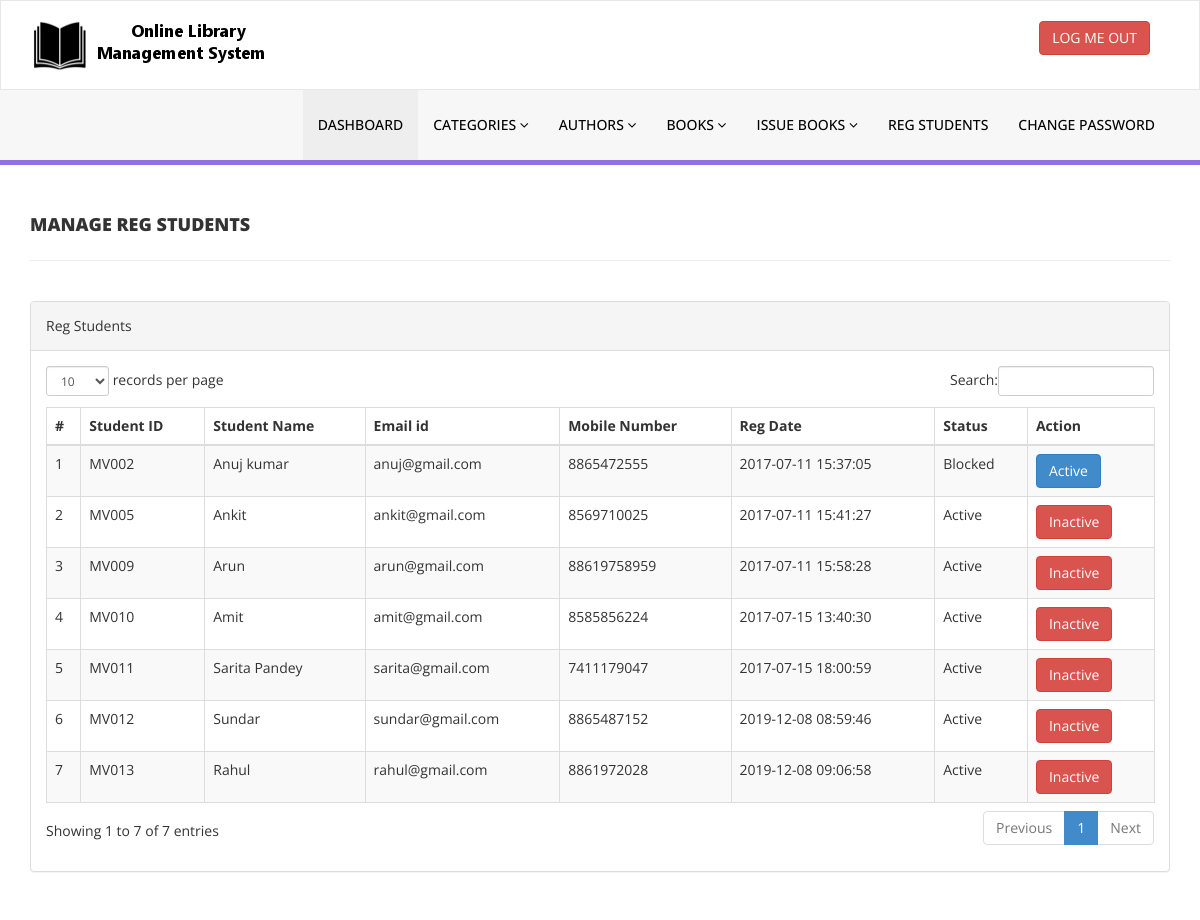
The page /library/admin/reg-students.php (signed in) on the database its author committed.
### tables this page shows
CREATE TABLE `tblstudents` (
  `id` int(11) NOT NULL,
  `StudentId` varchar(100) DEFAULT NULL,
  `FullName` varchar(120) DEFAULT NULL,
  `EmailId` varchar(120) DEFAULT NULL,
  `MobileNumber` char(11) DEFAULT NULL,
  `Password` varchar(120) DEFAULT NULL,
  `Status` int(1) DEFAULT NULL,
  `RegDate` timestamp NULL DEFAULT current_timestamp(),
  `UpdationDate` timestamp NULL DEFAULT NULL ON UPDATE current_timestamp()
);

### library/admin/reg-students.php (the view, shortened to what this page needs)
<?php
include('includes/config.php');
if(strlen($_SESSION['alogin'])==0)
    {
header('location:index.php');
}
else{
    ?>
<!DOCTYPE html>
<html xmlns="http://www.w3.org/1999/xhtml">
<head>
    <link href="assets/css/bootstrap.css" rel="stylesheet" />
    <link href="assets/css/font-awesome.css" rel="stylesheet" />
    <link href="assets/js/dataTables/dataTables.bootstrap.css" rel="stylesheet" />
    <link href="assets/css/style.css" rel="stylesheet" />
</head>
<body>
<?php include('includes/header.php');?>
    <div class="content-wrapper">
         <div class="container">
        <div class="row pad-botm">
            <div class="col-md-12">
                <h4 class="header-line">Manage Reg Students</h4>
    </div>
        </div>
            <div class="row">
                <div class="col-md-12">
                    <div class="panel panel-default">
                        <div class="panel-heading">
                          Reg Students
                        </div>
                        <div class="panel-body">
                            <div class="table-responsive">
                                <table class="table table-striped table-bordered table-hover" id="dataTables-example">
                                    <thead>
                                        <tr>
                                            <th>#</th>
                                            <th>Student ID</th>
                                            <th>Student Name</th>
                                            <th>Email id </th>
                                            <th>Mobile Number</th>
                                            <th>Reg Date</th>
                                            <th>Status</th>
                                            <th>Action</th>
                                        </tr>
                                    </thead>
                                    <tbody>
<?php $sql = "SELECT * from tblstudents";
$query = $dbh -> prepare($sql);
$query->execute();
$results=$query->fetchAll(PDO::FETCH_OBJ);
$cnt=1;
if($query->rowCount() > 0)
{
foreach($results as $result)
{               ?>
                                        <tr class="odd gradeX">
                                            <td class="center"><?php echo htmlentities($cnt);?></td>
                                            <td class="center"><?php echo htmlentities($result->StudentId);?></td>
                                            <td class="center"><?php echo htmlentities($result->FullName);?></td>
                                            <td class="center"><?php echo htmlentities($result->EmailId);?></td>
                                            <td class="center"><?php echo htmlentities($result->MobileNumber);?></td>
                                             <td class="center"><?php echo htmlentities($result->RegDate);?></td>
                                            <td class="center"><?php if($result->Status==1)
                                            {
                                                echo htmlentities("Active");
                                            } else {
                                            echo htmlentities("Blocked");
}
                                            ?></td>
                                            <td class="center">
<?php if($result->Status==1)
 {?>
<a href="reg-students.php?inid=<?php echo htmlentities($result->id);?>" onclick="return confirm('Are you sure you want to block this student?');"" >  <button class="btn btn-danger"> Inactive</button>
<?php } else {?>
                                            <a href="reg-students.php?id=<?php echo htmlentities($result->id);?>" onclick="return confirm('Are you sure you want to active this student?');""><button class="btn btn-primary"> Active</button>
                                            <?php } ?>
                                            </td>
                                        </tr>
 <?php $cnt=$cnt+1;}} ?>
                                    </tbody>
                                </table>
                            </div>
                        </div>
                    </div>
                </div>
            </div>
    </div>
    </div>
</body>
</html>
<?php } ?>

### library/admin/assets/css/style.css (style rules this page uses)
.content-wrapper { margin-top: 40px; min-height:800px; padding-bottom:90px; }
.header-line { font-weight:900; padding-bottom:25px; border-bottom:1px solid #eeeeee; text-transform:uppercase; }
.pad-botm { padding-bottom:30px; }

### rows shown on the page
tblstudents: StudentId "MV002", FullName "Anuj kumar", EmailId "anuj@gmail.com", MobileNumber "8865472555", RegDate "2017-07-11 15:37:05"
tblstudents: StudentId "MV005", FullName "Ankit", EmailId "ankit@gmail.com", MobileNumber "8569710025", RegDate "2017-07-11 15:41:27"
tblstudents: StudentId "MV009", FullName "Arun", EmailId "arun@gmail.com", MobileNumber "88619758959", RegDate "2017-07-11 15:58:28"
tblstudents: StudentId "MV010", FullName "Amit", EmailId "amit@gmail.com", MobileNumber "8585856224", RegDate "2017-07-15 13:40:30"
tblstudents: StudentId "MV011", FullName "Sarita Pandey", EmailId "sarita@gmail.com", MobileNumber "7411179047", RegDate "2017-07-15 18:00:59"
tblstudents: StudentId "MV012", FullName "Sundar", EmailId "sundar@gmail.com", MobileNumber "8865487152", RegDate "2019-12-08 08:59:46"
tblstudents: StudentId "MV013", FullName "Rahul", EmailId "rahul@gmail.com", MobileNumber "8861972028", RegDate "2019-12-08 09:06:58"
